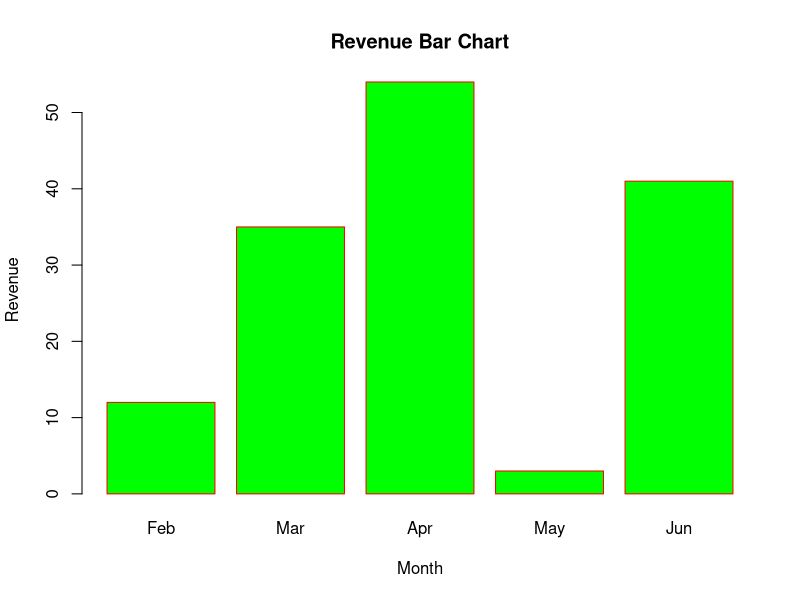

Source code (R):
# ============================================================
# Program 2: Bar Chart - Monthly Revenue
# ============================================================
# Description: Creates a bar chart showing monthly revenue data
#              with custom axis labels, colors, and border.
# Output: bar_properties.png
# ============================================================

H <- c(12, 35, 54, 3, 41)
M <- c("Feb", "Mar", "Apr", "May", "Jun")

png(file = "outputs/bar_properties.png")
barplot(H,
        names.arg = M,
        xlab = "Month",
        ylab = "Revenue",
        col = "Green",
        main = "Revenue Bar Chart",
        border = "red")
dev.off()

cat("Bar chart saved to outputs/bar_properties.png\n")
